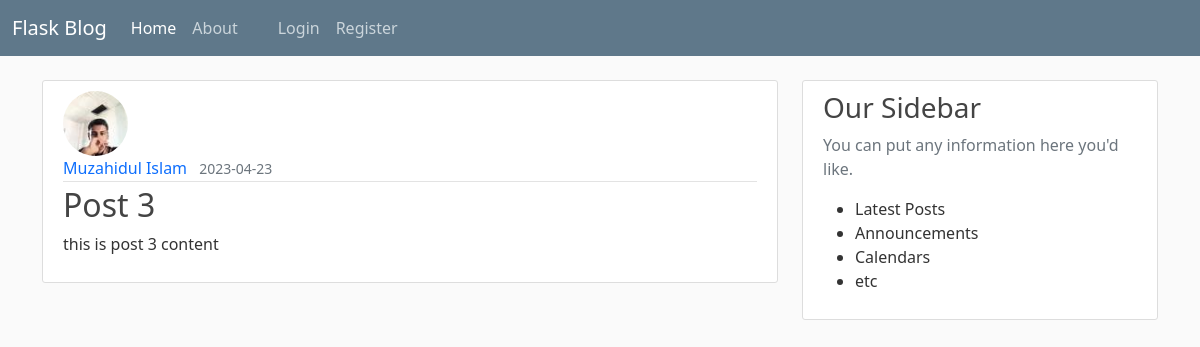
Screenshot of /post/3 with the database file from the repository.
### flaskblog/models.py (models this page shows, shortened)
class User(db.Model, UserMixin):
    id = db.Column(db.Integer,primary_key=True)
    username = db.Column(db.String(20),unique=True,nullable=False)
    email = db.Column(db.String(120),unique=True,nullable=False)
    image_file = db.Column(db.String(20),nullable=False, default = 'default.jpg')
    password = db.Column(db.String(60),nullable=False)
    posts = db.relationship('Post', backref='author',lazy=True)

class Post(db.Model):
    id = db.Column(db.Integer,primary_key=True)
    title = db.Column(db.String(100), nullable=False)
    date_posted  = db.Column(db.DateTime, nullable=False , default = datetime.utcnow)
    content = db.Column(db.String(1000), nullable = False)
    user_id = db.Column(db.Integer, db.ForeignKey('user.id'), nullable = False)

### flaskblog/routes.py (the view)
@app.route("/post/<int:post_id>")
def post(post_id):
    post = Post.query.get_or_404(post_id)#get post by id but if it is not possible return 404
    return render_template('post.html',title=post.title, post=post)

### flaskblog/templates/post.html (shortened to what this page needs)
{% extends "layout.html" %}
{% block content%}
        <article class="media content-section">
            <img class="rounded-circle article-img" src="{{url_for('static', filename='profilePic/' + post.author.image_file)}}" alt="">
            <div class="media-body">
                <div class="article-metadata">
                    <a class="me-2" href="{{url_for('user_posts', username=post.author.username)}}">{{post.author.username}}</a>
                    <small class="text-muted">{{post.date_posted.strftime('%Y-%m-%d')}}</small>
                </div>
                <h2 class="article-title">{{post.title}}</h2>
                <p>{{post.content}}</p>
            </div>
        </article>
{% endblock content%}

### flaskblog/static/main.css (style rules this page uses)
body { background: #fafafa; color: #333333; margin-top: 5rem; }
h1,h2,h3,h4,h5,h6 { color: #444444; }
.content-section { background: #ffffff; padding: 10px 20px; border: 1px solid #dddddd; border-radius: 3px; margin-bottom: 20px; }
.article-title { color: #444444; }
.article-img { height: 65px; width: 65px; margin-right: 16px; }
.article-metadata { padding-bottom: 1px; margin-bottom: 4px; border-bottom: 1px solid #e3e3e3; }
a { text-decoration: none; }

### rows the page displays
User: image_file (picture), author.username "Muzahidul Islam"
Post: date_posted "2023-04-23", title "Post 3", content "this is post 3 content"
